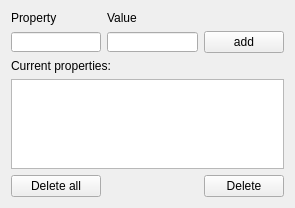
   <widget class="QWidget" name="gridLayoutWidget_7">
    <property name="geometry">
     <rect>
      <x>50</x>
      <y>910</y>
      <width>295</width>
      <height>208</height>
     </rect>
    </property>
    <layout class="QGridLayout" name="gridLayout_10">
     <item column="0" row="1">
      <widget class="QLineEdit" name="lineEdit">
       <property name="maximumSize">
        <size>
         <width>100</width>
         <height>20</height>
        </size>
       </property>
      </widget>
     </item>
     <item column="2" row="1">
      <widget class="QPushButton" name="pushButton">
       <property name="text">
        <string>add</string>
       </property>
      </widget>
     </item>
     <item column="0" row="0">
      <widget class="QLabel" name="label_18">
       <property name="maximumSize">
        <size>
         <width>100</width>
         <height>20</height>
        </size>
       </property>
       <property name="text">
        <string>Property</string>
       </property>
      </widget>
     </item>
     <item colspan="3" column="0" row="3">
      <widget class="QListWidget" name="listWidget" />
     </item>
     <item column="1" row="0">
      <widget class="QLabel" name="label_21">
       <property name="maximumSize">
        <size>
         <width>100</width>
         <height>20</height>
        </size>
       </property>
       <property name="text">
        <string>Value</string>
       </property>
      </widget>
     </item>
     <item colspan="2" column="0" row="2">
      <widget class="QLabel" name="label_24">
       <property name="text">
        <string>Current properties:</string>
       </property>
      </widget>
     </item>
     <item column="1" row="1">
      <widget class="QLineEdit" name="lineEdit_2">
       <property name="maximumSize">
        <size>
         <width>100</width>
         <height>20</height>
        </size>
       </property>
      </widget>
     </item>
     <item column="0" row="4">
      <widget class="QPushButton" name="pushButton_2">
       <property name="text">
        <string>Delete all</string>
       </property>
      </widget>
     </item>
     <item column="2" row="4">
      <widget class="QPushButton" name="pushButton_3">
       <property name="text">
        <string>Delete</string>
       </property>
      </widget>
     </item>
    </layout>
   </widget>
